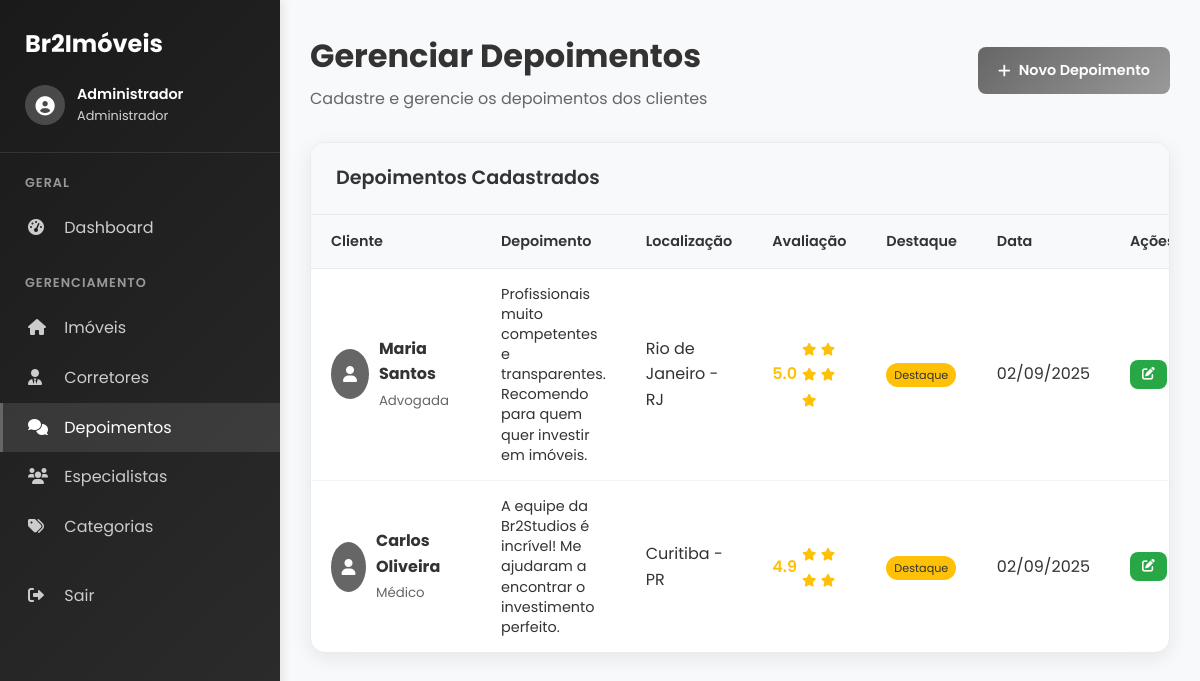
The app's page /admin/depoimentos.php (signed in) with its own data.
### tables this page shows
CREATE TABLE `depoimentos` (
  `id` int NOT NULL,
  `nome` varchar(255) NOT NULL,
  `depoimento` text NOT NULL,
  `cidade` varchar(100) DEFAULT NULL,
  `estado` varchar(2) DEFAULT NULL,
  `avaliacao` decimal(2,1) DEFAULT '5.0',
  `foto` varchar(500) DEFAULT NULL,
  `cargo` varchar(100) DEFAULT NULL,
  `empresa` varchar(100) DEFAULT NULL,
  `destaque` tinyint(1) DEFAULT '0',
  `ativo` tinyint(1) DEFAULT '1',
  `data_cadastro` timestamp NOT NULL DEFAULT CURRENT_TIMESTAMP,
  `data_atualizacao` timestamp NOT NULL DEFAULT CURRENT_TIMESTAMP ON UPDATE CURRENT_TIMESTAMP
);

### classes/Depoimento.php (called while the page is built, shortened)
<?php
require_once 'Database.php';
class Depoimento {
    private $db;
    private $table = 'depoimentos';
    public function __construct() {
        $this->db = new Database();
    }
    public function listarTodos($filtros = [], $pagina = 1, $limite = 20) {
        try {
            $params = [];
            $sql = "SELECT * FROM {$this->table}";
            $sql .= " ORDER BY destaque DESC, data_cadastro DESC";
            $offset = ($pagina - 1) * $limite;
            $sql .= " LIMIT {$limite} OFFSET {$offset}";
            $depoimentos = $this->db->fetchAll($sql, $params);
            $sql_count = "SELECT COUNT(*) as total FROM {$this->table}";
            $total = $this->db->fetchOne($sql_count, $params);
            $total_registros = $total['total'] ?? 0;
            return [
                'depoimentos' => $depoimentos,
                'total' => $total_registros,
                'pagina' => $pagina,
                'limite' => $limite,
                'total_paginas' => ceil($total_registros / $limite)
            ];
        } catch (Exception $e) {
            error_log("Erro ao listar depoimentos: " . $e->getMessage());
            return [
                'depoimentos' => [],
                'total' => 0,
                'pagina' => $pagina,
                'limite' => $limite,
                'total_paginas' => 0
            ];
        }
    }
}
?>

### classes/Database.php (called while the page is built, shortened)
<?php
class Database {
    private $host;
    private $db_name;
    private $username;
    private $password;
    public function __construct() {
        $this->host = DB_HOST;
        $this->db_name = DB_NAME;
        $this->username = DB_USERNAME;
        $this->password = DB_PASSWORD;
    }
    public function getConnection() {
        $this->conn = null;
        try {
            $this->conn = new PDO(
                "mysql:host=" . $this->host . ";dbname=" . $this->db_name,
                $this->username,
                $this->password,
                array(
                    PDO::ATTR_ERRMODE => PDO::ERRMODE_EXCEPTION,
                    PDO::MYSQL_ATTR_INIT_COMMAND => "SET NAMES utf8"
                )
            );
        } catch(PDOException $exception) {
            try {
                $this->conn = new PDO(
                    "mysql:host=localhost:3306;dbname=br2studios",
                    'root',
                    '',
                    array(
                        PDO::ATTR_ERRMODE => PDO::ERRMODE_EXCEPTION,
                        PDO::MYSQL_ATTR_INIT_COMMAND => "SET NAMES utf8"
                    )
                );
            } catch(PDOException $exception2) {
                $this->conn = new PDO(
                    "mysql:host=localhost;dbname=br2studios",
                    'root',
                    '',
                    array(
                        PDO::ATTR_ERRMODE => PDO::ERRMODE_EXCEPTION,
                        PDO::MYSQL_ATTR_INIT_COMMAND => "SET NAMES utf8"
                    )
                );
            }
        }
        return $this->conn;
    }
    public function fetchOne($sql, $params = []) {
        try {
            $stmt = $this->getConnection()->prepare($sql);
            $stmt->execute($params);
            return $stmt->fetch(PDO::FETCH_ASSOC);
        } catch(PDOException $e) {
            error_log("Erro fetchOne: " . $e->getMessage());
            return false;
        }
    }
    public function fetchAll($sql, $params = []) {
        try {
            $stmt = $this->getConnection()->prepare($sql);
            $stmt->execute($params);
            return $stmt->fetchAll(PDO::FETCH_ASSOC);
        } catch(PDOException $e) {
            error_log("Erro fetchAll: " . $e->getMessage());
            return [];
        }
    }
}
?>

### admin/depoimentos.php (the view, shortened to what this page needs)
<?php
require_once '../config/database.php';
require_once '../classes/Database.php';
require_once '../classes/Depoimento.php';
try {
    $depoimento = new Depoimento();
} catch (Exception $e) {
    $mensagem = "Erro ao inicializar classes: " . $e->getMessage();
    $tipo_mensagem = 'error';
}
$action = $_GET['action'] ?? 'listar';
$depoimentos = [];
if ($action === 'listar') {
    try {
        $depoimentos_result = $depoimento->listarTodos();
        if (is_array($depoimentos_result) && isset($depoimentos_result['depoimentos'])) {
            $depoimentos = $depoimentos_result;
        } elseif (is_array($depoimentos_result)) {
            $depoimentos = ['depoimentos' => $depoimentos_result];
        }
    } catch (Exception $e) {
        $mensagem = "Erro ao buscar depoimentos: " . $e->getMessage();
        $tipo_mensagem = 'error';
    }
}
include 'includes/header.php';
?>
<?php include 'includes/sidebar.php'; ?>
<main class="main-content">
    <div class="page-header">
        <div class="page-title">
            <h1>Gerenciar Depoimentos</h1>
            <p class="page-subtitle">Cadastre e gerencie os depoimentos dos clientes</p>
        </div>
        <div class="header-actions">
            <?php if ($action === 'listar'): ?>
                <a href="?action=novo" class="btn btn-primary">
                    <i class="fas fa-plus"></i>
                    Novo Depoimento
                </a>
            <?php endif; ?>
        </div>
    </div>
    <?php if ($action === 'listar'): ?>
        <div class="table-container">
            <div class="table-header">
                <h3>Depoimentos Cadastrados</h3>
            </div>
            <?php if (!empty($depoimentos['depoimentos'])): ?>
                <table class="table">
                    <thead>
                        <tr>
                            <th>Cliente</th>
                            <th>Depoimento</th>
                            <th>Localização</th>
                            <th>Avaliação</th>
                            <th>Destaque</th>
                            <th>Data</th>
                            <th>Ações</th>
                        </tr>
                    </thead>
                    <tbody>
                        <?php foreach ($depoimentos['depoimentos'] as $depoimento_item): ?>
                            <tr>
                                <td>
                                    <div style="display: flex; align-items: center; gap: 10px;">
                                        <?php if ($depoimento_item['foto']): ?>
                                            <img src="<?php echo htmlspecialchars($depoimento_item['foto']); ?>"
                                                 alt="Cliente" style="width: 50px; height: 50px; border-radius: 50%; object-fit: cover;">
                                        <?php else: ?>
                                            <div style="width: 50px; height: 50px; border-radius: 50%; background: #666; display: flex; align-items: center; justify-content: center; color: white;">
                                                <i class="fas fa-user"></i>
                                            </div>
                                        <?php endif; ?>
                                        <div>
                                            <strong><?php echo htmlspecialchars($depoimento_item['nome']); ?></strong>
                                            <?php if (!empty($depoimento_item['cargo'])): ?>
                                                <br><small style="color: #666;"><?php echo htmlspecialchars($depoimento_item['cargo']); ?></small>
                                            <?php endif; ?>
                                        </div>
                                    </div>
                                </td>
                                <td>
                                    <div style="max-width: 300px;">
                                        <p style="margin: 0; font-size: 0.9rem; line-height: 1.4;">
                                            <?php echo htmlspecialchars(substr($depoimento_item['depoimento'], 0, 100)); ?>
                                        </p>
                                    </div>
                                </td>
                                <td>
                                    <?php
                                    $cidade = $depoimento_item['cidade'] ?? '';
                                    $estado = $depoimento_item['estado'] ?? '';
                                    if (!empty($cidade) && !empty($estado)) {
                                        echo htmlspecialchars($cidade . ' - ' . $estado);
                                    } elseif (!empty($cidade)) {
                                        echo htmlspecialchars($cidade);
                                    } elseif (!empty($estado)) {
                                        echo htmlspecialchars($estado);
                                    } else {
                                        echo '<span style="color: #999;">Não informado</span>';
                                    }
                                    ?>
                                </td>
                                <td>
                                    <div style="display: flex; align-items: center; gap: 5px;">
                                        <span style="color: #ffc107; font-weight: 600;"><?php echo number_format($depoimento_item['avaliacao'], 1); ?></span>
                                        <div style="color: #ffc107;">
                                            <?php for ($i = 1; $i <= 5; $i++): ?>
                                                <i class="fas fa-star<?php echo $i <= $depoimento_item['avaliacao'] ? '' : '-o'; ?>" style="font-size: 0.8rem;"></i>
                                            <?php endfor; ?>
                                        </div>
                                    </div>
                                </td>
                                <td>
                                    <?php if ($depoimento_item['destaque']): ?>
                                        <span class="destaque-badge" style="background: #ffc107; color: #333; padding: 4px 8px; border-radius: 12px; font-size: 0.7rem;">Destaque</span>
                                    <?php else: ?>
                                        <span style="color: #999; font-size: 0.8rem;">Normal</span>
                                    <?php endif; ?>
                                </td>
                                <td><?php echo date('d/m/Y', strtotime($depoimento_item['data_cadastro'])); ?></td>
                                <td>
                                    <div style="display: flex; gap: 8px;">
                                        <a href="?action=editar&id=<?php echo $depoimento_item['id']; ?>" class="btn btn-success btn-sm">
                                            <i class="fas fa-edit"></i>
                                        </a>
                                    </div>
                                </td>
                            </tr>
                        <?php endforeach; ?>
                    </tbody>
                </table>
            <?php endif; ?>
        </div>
    <?php endif; ?>
</main>
<?php include 'includes/footer.php'; ?>

### assets/css/admin-imoveis.css (style rules this page uses)
.btn { transition: all 0.3s ease; }
.fas, .far, .fab { transition: all 0.2s ease; }

### admin/includes/header.php (style rules this page uses)
* { margin: 0; padding: 0; box-sizing: border-box; }
body { font-family: 'Poppins', sans-serif; background: #f8f9fa; color: #333; line-height: 1.6; }
.main-content { flex: 1; margin-left: 280px; padding: 30px; }
.page-header { display: flex; justify-content: space-between; align-items: center; margin-bottom: 30px; }
.page-title h1 { font-size: 2rem; font-weight: 700; color: #333; margin-bottom: 5px; }
.page-subtitle { color: #666; font-size: 1rem; }
.header-actions { display: flex; gap: 15px; }
.btn { padding: 12px 20px; border: none; border-radius: 8px; font-weight: 600; text-decoration: none; display: inline-flex; align-items: center; gap: 8px; transition: all 0.3s ease; cursor: pointer; font-size: 0.9rem; }
.btn-primary { background: linear-gradient(135deg, #666666, #999999); color: white; }
.btn-success { background: #28a745; color: white; }
.table-container { background: white; border-radius: 12px; box-shadow: 0 2px 10px rgba(0,0,0,0.08); overflow: hidden; }
.table-header { padding: 20px; border-bottom: 1px solid #e9ecef; background: #f8f9fa; }
.table-header h3 { margin: 0; color: #333; font-weight: 600; }
.table { width: 100%; border-collapse: collapse; }
.table th, .table td { padding: 15px 20px; text-align: left; border-bottom: 1px solid #e9ecef; }
.table th { background: #f8f9fa; font-weight: 600; color: #495057; font-size: 0.9rem; }
.btn-sm { padding: 8px 16px; font-size: 0.8rem; }
.table-container { background: white; border-radius: 15px; box-shadow: 0 5px 20px rgba(0,0,0,0.08); border: 1px solid #e9ecef; overflow: hidden; margin-bottom: 30px; }
.table-header { padding: 20px 25px; border-bottom: 1px solid #e9ecef; background: #f8f9fa; }
.table-header h3 { margin: 0; font-size: 1.2rem; font-weight: 600; color: #333; }
.table th { background: #f8f9fa; padding: 15px 20px; text-align: left; font-weight: 600; color: #333; border-bottom: 1px solid #e9ecef; font-size: 0.9rem; }
.table td { padding: 15px 20px; border-bottom: 1px solid #f1f3f4; vertical-align: middle; }
.table tbody tr:last-child td { border-bottom: none; }
.btn-sm { padding: 8px 12px; font-size: 0.8rem; }

### records on screen
depoimentos: nome "Maria Santos", cargo "Advogada", depoimento "Profissionais muito competentes e transparentes. Recomendo para quem quer investir em imóveis.", cidade+estado "Rio de Janeiro - RJ", avaliacao "5.0", destaque "Destaque", data_cadastro "02/09/2025"
depoimentos: nome "Carlos Oliveira", cargo "Médico", depoimento "A equipe da Br2Studios é incrível! Me ajudaram a encontrar o investimento perfeito.", cidade+estado "Curitiba - PR", avaliacao "4.9", destaque "Destaque", data_cadastro "02/09/2025"

### other values on screen
$_SESSION['admin_nome'] "Administrador"
